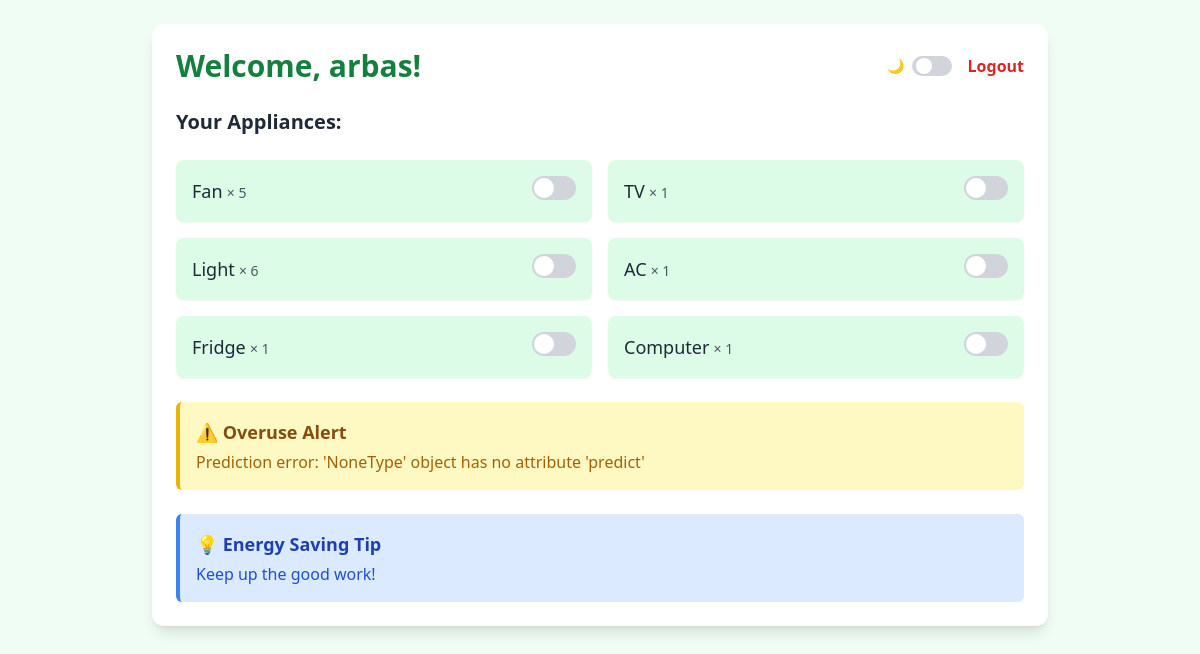
The app's page /dashboard (signed in) with its own data.
### tables this page shows
CREATE TABLE appliances (
                        user_id INTEGER,
                        appliance TEXT,
                        count INTEGER,
                        FOREIGN KEY(user_id) REFERENCES users(id)
                    );

### app.py (the view, shortened to what this page needs)
@app.route('/dashboard', methods=['GET', 'POST'])
def dashboard():
    if 'user_id' not in session:
        return redirect('/login')
    user_id = session['user_id']
    username = session['username']
    email = session['email']
    today = datetime.today().strftime('%Y-%m-%d')
    alerts = []
    tips = []
    with sqlite3.connect('users.db') as conn:
        c = conn.cursor()
        c.execute("SELECT appliance, count FROM appliances WHERE user_id=?", (user_id,))
        appliance_data = c.fetchall()
        appliance_counts = {app: count for app, count in appliance_data}
        c.execute("SELECT appliance, state FROM appliance_states WHERE email=?", (email,))
        state_data = dict(c.fetchall())
        usage_today = {}
        c.execute("SELECT appliance, hours FROM usage WHERE user_id=? AND date=?", (user_id, today))
        usage_today = dict(c.fetchall())
        if usage_today:
            log_usage_to_csv(email, usage_today)
        try:
            overuse_flag, tips = predict_overuse(usage_today)
            if overuse_flag:
                alerts.append("⚠️ High energy usage detected today!")
        except Exception as e:
            alerts.append(f"Prediction error: {str(e)}")
    return render_template('dashboard.html',
                           username=username,
                           appliance_counts=appliance_counts,
                           appliance_states=state_data,
                           overuse_prediction=alerts[0] if alerts else "No overuse detected.",
                           energy_tip=tips[0] if tips else "Keep up the good work!")

### ml_model/predict.py (called while the page is built)
def predict_overuse(user_data):
    feature_order = ['TV', 'Fan', 'AC', 'Heater', 'Fridge',
                     'Washing Machine', 'Iron', 'Computer', 'Light',
                     'Microwave', 'Others']
    features = [user_data.get(appliance, 0) for appliance in feature_order]
    prediction = model.predict([features])[0]
    tips = []
    if prediction == 1:
        for appliance, hours in user_data.items():
            if hours > 4 and appliance in tips_dict:
                tips.append(tips_dict[appliance])
    return prediction == 1, tips

### templates/dashboard.html (shortened to what this page needs)
<!DOCTYPE html>
<html lang="en">
<head>
  <script src="https://cdn.tailwindcss.com"></script>
</head>
<body class="bg-green-50 min-h-screen p-4 sm:p-6 text-gray-900">
  <div class="max-w-4xl mx-auto bg-white shadow-lg rounded-xl p-6 space-y-6">
    <div class="flex flex-col sm:flex-row justify-between items-center">
      <h1 class="text-2xl sm:text-3xl font-bold text-green-700 mb-2 sm:mb-0">
        Welcome, {{ username }}!
      </h1>
      <div class="flex items-center space-x-4">
        <label class="flex items-center space-x-2 cursor-pointer">
          <span class="text-sm text-gray-700">🌙</span>
          <div class="w-10 h-5 bg-gray-300 rounded-full p-1 flex items-center">
            <div id="darkToggleCircle" class="bg-white w-4 h-4 rounded-full transition-transform duration-300"></div>
          </div>
        </label>
        <a href="/logout" class="text-red-600 font-semibold hover:underline">Logout</a>
      </div>
    </div>
    <h2 class="text-xl font-semibold text-gray-800">Your Appliances:</h2>
    {% if appliance_counts %}
      <div class="grid grid-cols-1 sm:grid-cols-2 gap-4">
        {% for appliance, count in appliance_counts.items() %}
          <div class="flex items-center justify-between p-4 bg-green-100 rounded-lg shadow-sm">
            <div>
              <span class="text-lg font-medium text-gray-800">{{ appliance }}</span>
              <span class="text-sm text-gray-600">× {{ count }}</span>
            </div>
            <div>
              <label for="toggle-{{ loop.index }}" class="toggle-label"></label>
            </div>
          </div>
        {% endfor %}
      </div>
    {% else %}
      <p class="text-gray-600">No appliances found. Please add appliances in your profile.</p>
    {% endif %}
    <div class="p-4 bg-yellow-100 border-l-4 border-yellow-500 rounded-md mt-6">
      <h2 class="text-lg font-semibold text-yellow-800">⚠ Overuse Alert</h2>
      <p class="text-yellow-700 mt-1">
        {% if overuse_prediction %}{{ overuse_prediction }}{% else %}No overuse detected.{% endif %}
      </p>
    </div>
    <div class="p-4 bg-blue-100 border-l-4 border-blue-500 rounded-md">
      <h2 class="text-lg font-semibold text-blue-800">💡 Energy Saving Tip</h2>
      <p class="text-blue-700 mt-1">
        {% if energy_tip %}{{ energy_tip }}{% else %}Keep up the good work!{% endif %}
      </p>
    </div>
  </div>
</body>
</html>

### templates/dashboard.html (style rules this page uses)
.toggle-label { display: inline-block; width: 44px; height: 24px; background-color: #d1d5db; border-radius: 9999px; position: relative; transition: background-color 0.3s ease; }
.toggle-label::after { content: ''; position: absolute; top: 2px; left: 2px; width: 20px; height: 20px; background-color: #ffffff; border-radius: 9999px; transition: transform 0.3s ease; }

### records on screen
appliances: appliance "Fan", count "5"
appliances: appliance "TV", count "1"
appliances: appliance "Light", count "6"
appliances: appliance "AC", count "1"
appliances: appliance "Fridge", count "1"
appliances: appliance "Computer", count "1"

### other values on screen
{{ username }} "arbas"
{{ overuse_prediction }} "Prediction error: 'NoneType' object has no attribute 'predict'"
{{ energy_tip }} "Keep up the good work!"
